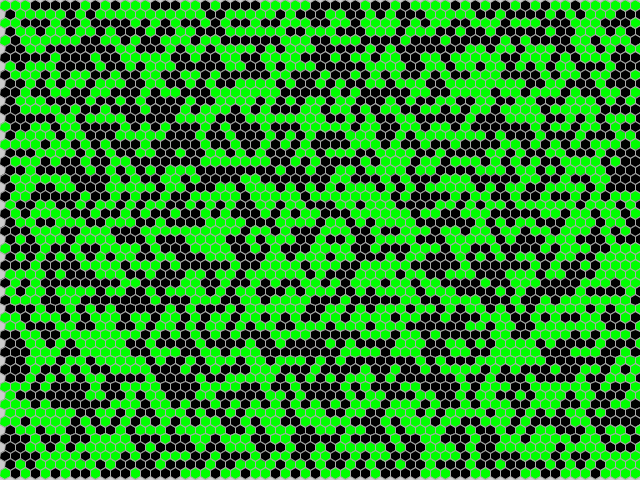
Frame 1 (no input)
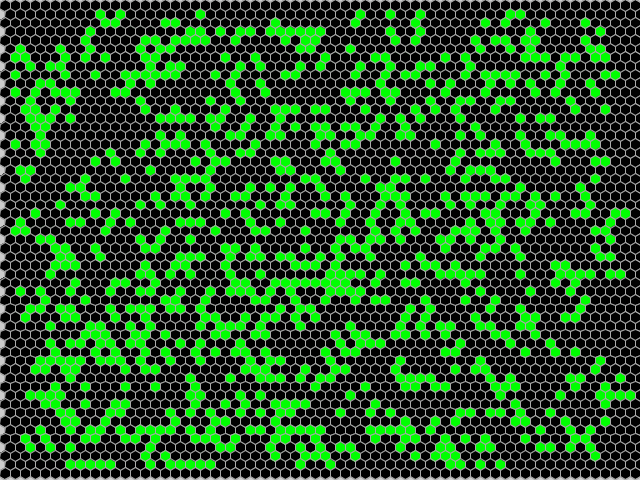
Frame 60 (the mouse pressed at the canvas centre just before this capture)
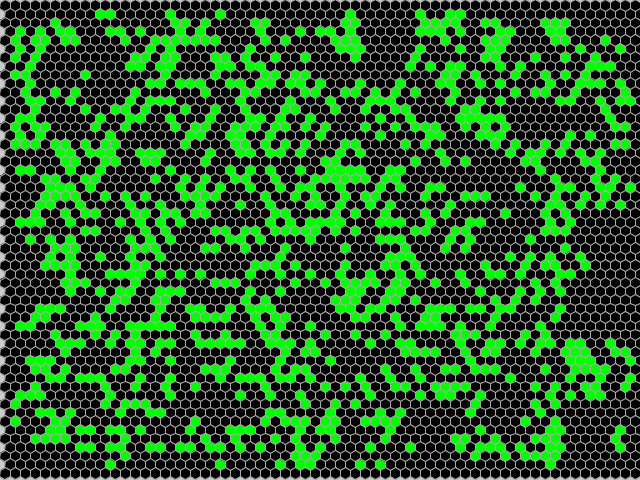
Frame 120 (the mouse held since frame 60 and released just before this capture)

The Processing sketch that drew these frames (run headless with seeded random() and noise(); from frame 60 on, the mouse is pressed at the canvas centre):

// Processing sketch: e_7_9_hexagonal_game_of_life
// ── e_7_9_hexagonal_game_of_life.pde
GOL gol;

void setup() {
  frameRate(10);
  size(640, 480);
  gol = new GOL();
}

void draw() {
  gol.run();
}
// ── GOL.pde
//

class GOL {
  float w = 10;
  float h = w / sqrt(3) * 2;
  int columns = (int) (width / w);
  int rows = (int) (height / (h * 0.75));

  int[][] board = new int[columns][rows];

  GOL() {
    for (int x = 0; x < columns; x++) {
      for (int y = 0; y < rows; y++) {

        //Initialize each cell with a 0 or 1.

        board[x][y] = int(random(2));
      }
    }
  }

  void run() {
    display();
    generate();
  }

  void display() {
    for (int i = 0; i < columns; i++) {
      for (int j = 0; j < rows; j++) {
        if (board[i][j] == 1) fill(0, 255, 0);
        else               fill(0);

        stroke(170);
        //noStroke();

        //Set the y-location according to the generation.

        //rect(i*w, j*w, w, w);
        float offset;
        if (j % 2 == 1) offset = w / 2;
        else            offset = 0;

        hexagon(i * w + w / 2 + offset, h * 0.75 * j + h / 2, w);

        //noStroke();
        //fill(255, 0, 0);
        //textSize(12);
        //text("x: " + i, i * w + w / 2 + offset - 11, h * 0.75 * j + h / 2 - 5);
        //text("y: " + j, i * w + w / 2 + offset - 11, h * 0.75 * j + h / 2 + 9);
      }
    }
  }

  void generate() {
    int[][] next = new int[columns][rows];

    for (int x = 1; x < columns - 1; x++) {
      for (int y = 1; y < rows - 1; y++) {

        int neighbors = 0;

        neighbors += board[x][y - 1];
        neighbors += board[x][y + 1];
        neighbors += board[x - 1][y];
        neighbors += board[x + 1][y];

        if (y % 2 == 0) {
          neighbors += board[x - 1][y - 1];
          neighbors += board[x - 1][y + 1];
        } else {
          neighbors += board[x + 1][y - 1];
          neighbors += board[x + 1][y + 1];
        }

        if      ((board[x][y] == 1) && (neighbors <  2)) next[x][y] = 0;
        else if ((board[x][y] == 1) && (neighbors >  2)) next[x][y] = 0;
        else if ((board[x][y] == 0) && (neighbors == 2)) next[x][y] = 1;
        else next[x][y] = board[x][y];
      }
    }
    board = next;
  }

  void hexagon(float x, float y, float w) {
    float a = w / sqrt(3);
    PVector hexagon = PVector.fromAngle(HALF_PI);
    hexagon.setMag(a);

    beginShape();
    for (int i = 0; i < 6; i++) {
      vertex(x + hexagon.x, y + hexagon.y);
      hexagon.rotate(PI / 3);
    }
    endShape(CLOSE);
  }
}
